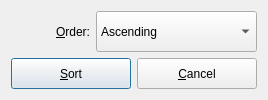
<?xml version="1.0" encoding="UTF-8"?>
<ui version="4.0">
 <class>SortDialog</class>
 <widget class="QDialog" name="SortDialog">
  <property name="geometry">
   <rect>
    <x>0</x>
    <y>0</y>
    <width>268</width>
    <height>100</height>
   </rect>
  </property>
  <property name="minimumSize">
   <size>
    <width>268</width>
    <height>100</height>
   </size>
  </property>
  <property name="maximumSize">
   <size>
    <width>268</width>
    <height>100</height>
   </size>
  </property>
  <property name="windowTitle">
   <string>Sort</string>
  </property>
  <layout class="QVBoxLayout" name="verticalLayout">
   <item>
    <layout class="QHBoxLayout" name="horizontalLayout_2">
     <item>
      <widget class="QLabel" name="label">
       <property name="text">
        <string>&amp;Order:</string>
       </property>
       <property name="alignment">
        <set>Qt::AlignRight|Qt::AlignTrailing|Qt::AlignVCenter</set>
       </property>
       <property name="buddy">
        <cstring>sortComboBox</cstring>
       </property>
      </widget>
     </item>
     <item>
      <widget class="QComboBox" name="sortComboBox">
       <property name="minimumSize">
        <size>
         <width>161</width>
         <height>41</height>
        </size>
       </property>
       <item>
        <property name="text">
         <string>Ascending</string>
        </property>
       </item>
       <item>
        <property name="text">
         <string>Descending</string>
        </property>
       </item>
      </widget>
     </item>
    </layout>
   </item>
   <item>
    <layout class="QHBoxLayout" name="horizontalLayout">
     <item>
      <widget class="QPushButton" name="sortButton">
       <property name="enabled">
        <bool>true</bool>
       </property>
       <property name="minimumSize">
        <size>
         <width>101</width>
         <height>31</height>
        </size>
       </property>
       <property name="text">
        <string>&amp;Sort</string>
       </property>
       <property name="default">
        <bool>true</bool>
       </property>
      </widget>
     </item>
     <item>
      <widget class="QPushButton" name="cancelButton">
       <property name="minimumSize">
        <size>
         <width>101</width>
         <height>31</height>
        </size>
       </property>
       <property name="text">
        <string>&amp;Cancel</string>
       </property>
      </widget>
     </item>
    </layout>
   </item>
  </layout>
 </widget>
 <resources/>
 <connections/>
</ui>
